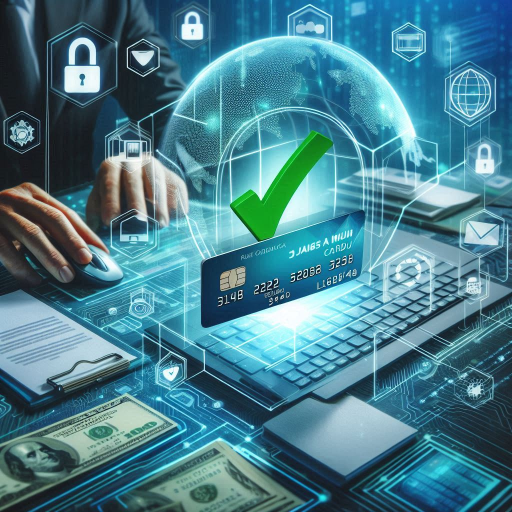
#> input picture img.png, 1024 x 1024 px (shown at 1/2 size)
$ jupyter execute --allow-errors creadit_card_fraudDetection.ipynb
#> lines starting #> are read from the running program, lines starting #| are printed output that depends on the picture
# Credit Card Fraud Detection 🛡️💳

This project aims to detect fraudulent credit card transactions using machine learning techniques.
We will preprocess the data, explore it, build models, and evaluate their performance.

**Goals:**
1. Preprocess the data.
2. Explore the data using visualizations.
3. Engineer features to improve model performance.
4. Build and evaluate multiple machine learning models.
5. Select the best model for fraud detection.

[cell 1]
from PIL import Image
from IPython.display import display
display(Image.open('img.png').resize((800, 400)) or Image.open('img.png'))
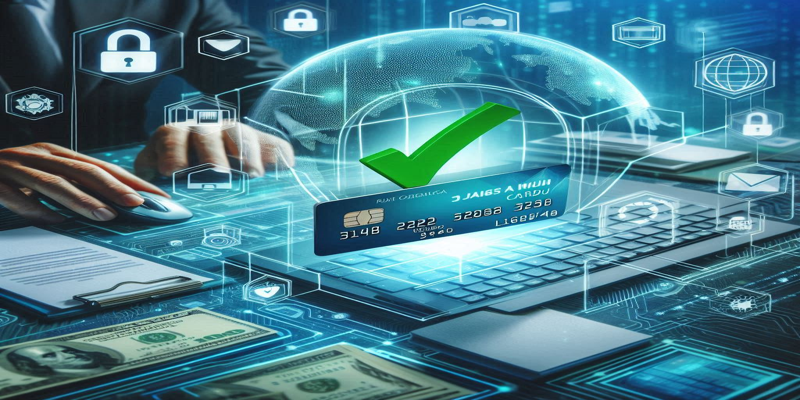
#> shown: PIL image 800x400 RGBA; mean R, G, B, A 72.3, 126.3, 140.8, 255
